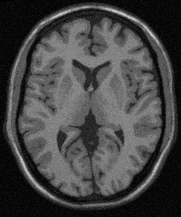
#> input picture 2-ImagenesDigitales/Ejercicio1/ImagenA.pgm, 181 x 217 px
$ python Ejercicio1.py
#> lines starting #> are read from the running program, lines starting #| are printed output that depends on the picture
import cv2
import sys
import numpy as np
import matplotlib.pyplot as plt
from matplotlib.ticker import AutoMinorLocator
from matplotlib.ticker import MultipleLocator
import os.path

def read_pgm_file(file_name, path = r'C:\Users\Propietario\Desktop\ib\5-Maestría\Imágenes Médicas\Practicas\Practica2\archivos-practica2\\'):

    # Para abrir la imagen hay que cambiar el directorio a la carpeta donde está la imagen
#> called with file_name = 'ImagenA.pgm'
    data_dir = os.path.dirname(path)

    # Vemos si la imagen existe
    file_path = os.path.join(data_dir, file_name)
    assert os.path.isfile(file_path), 'file \'{0}\' does not exist'.format(file_path)

    # Leemos la imágen utilizando OpenCV, con la bandera cv2.IMREAD_GRAYSCALE que indica que se leerá en escala de grises
    img = cv2.imread(file_name,flags=cv2.IMREAD_GRAYSCALE)
#> img is the input picture: shape (217, 181); min 0, max 219, mean 67.9

    # Si la imagen se leyó correctamente, mostramos su tamaño sinó mostramos un mensaje de error
    if img is not None:
        print('img.size: ', img.size)
#| img.size:  39277
#| Size of image: (217, 181)
    else:
        print('imread({0}) -> None'.format(file_path))

    return img

def show_img_hist(im, fileout = 'Out_ImagenAHist.pdf'):
    """
    Función que calcula y muestra el histograma de la imagen cargada

    Args:
        im (np.array): Imagen a la que se le calculará el histograma

    Returns:
        None: Simplemente muestra el histograma junto con la imágen
    """
#> called with fileout = 'ImagenAHist.pdf'

    # Calculamos el valor mínimo y máximo de la intensidad de la imagen
    vmin = np.amin(im)
#> vmin = 0
    vmax = np.max(im)
#> vmax = 219

    print("Intensity Min: {}   Max:{}".format(vmin,vmax))
#| Intensity Min: 0   Max:219

    # Calculamos el número de niveles de intensidad
    L = vmax - vmin
#> L = 219
    print("Number of Levels: {}".format(L))
#| Number of Levels: 219
    fig = plt.figure(figsize=(6,8))
    ax1 = plt.subplot(2, 1, 1)
    ax2 = plt.subplot(2, 1, 2)
    imgplot = ax1.imshow(im,cmap='gray', vmin=vmin, vmax=vmax)
    ax1.set_xlabel('x', fontsize = 12)
    ax1.set_ylabel('y', fontsize = 12)
    fig.colorbar(imgplot, ax=ax1)
    # cv2.imshow(infile,img)
    # cv2.waitKey(0)

    # ravel() hace que la matriz de la imagen se convierta en un vector de una sola dimensión y luego calculamos el histograma
    hist, bin_edges = np.histogram(im.ravel(),bins=L)
#> hist = 219 values, max 1026 at index 6, min 0 at index 206, mean 179.3; bin_edges = 220 values from 0 to 219
    print("Histogram: ", len(hist))
#| Histogram:  219
    print("Bin Edges: ", len(bin_edges))
#| Bin Edges:  220
    ax2.bar(bin_edges[2:], hist[1:])
    ax2.set_xlabel('Intensidad', fontsize = 12)
    ax2.set_ylabel('Frecuencia', fontsize = 12)
    plt.savefig(fileout)
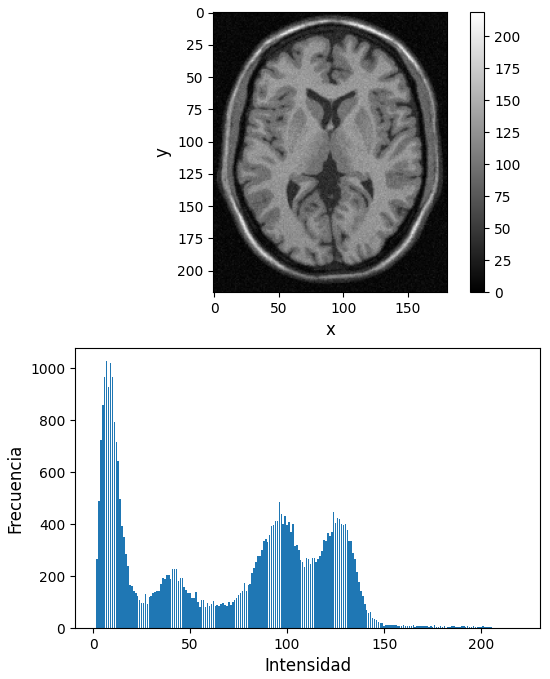
#> figure drawn by matplotlib, 3 panels; panel 2: tallest bar 1026 high, from x = 6.6 to 7.4
    plt.show()


def process_pgm_file(im):
    """
    Como primer procesamiento vamos a hacer un contras stretching de la imagen
    es decir una trasnformacion semilineal T(r) = a * r + b, donde si T(r) > 255 entonces T(r) = 255
    y si T(r) < 0 entonces T(r) = 0

    Args
        im (np.array): Imagen a la que se le aplicará el procesamiento

    Returns
        imout (np.array): Imagen procesada

    """
    im_copy = im.copy()

    # [5 lines of commented-out code are left out]

    a = 2
    b = -95

    def constrast_stretching(x):
        result = a * x + b
        if result > 255:
            result = 255
        elif result < 0:
            result = 0
        return result

    # [8 lines of commented-out code are left out]

    for i in range(im.shape[0]):
        for j in range(im.shape[1]):
            im_copy[i,j] = constrast_stretching(im[i,j])
#> this loop made 217 passes
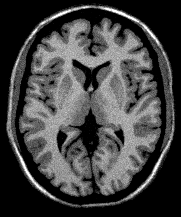
#> im_copy: shape (217, 181); min 0, max 255, mean 66.5

    imout = im_copy

    return imout

if __name__ == "__main__":

    infile = 'ImagenA.pgm'
    outfile = 'Out_ImagenA.pgm'

    img = read_pgm_file(infile)

    # La imágen es de 217 x 181 pixeles y la tenemos como un array
    im = np.array(img)
    print(f"Size of image: {im.shape}")

    show_img_hist(im, 'ImagenAHist.pdf')

    imout = process_pgm_file(im)

    show_img_hist(imout, 'Out_ImagenAHist.pdf')
#> call 2 of show_img_hist, with fileout = 'Out_ImagenAHist.pdf'
#| Intensity Min: 0   Max:255
#| Number of Levels: 255
#| Histogram:  255
#| Bin Edges:  256
#> in show_img_hist (call 2), `plt.savefig(fileout)`:
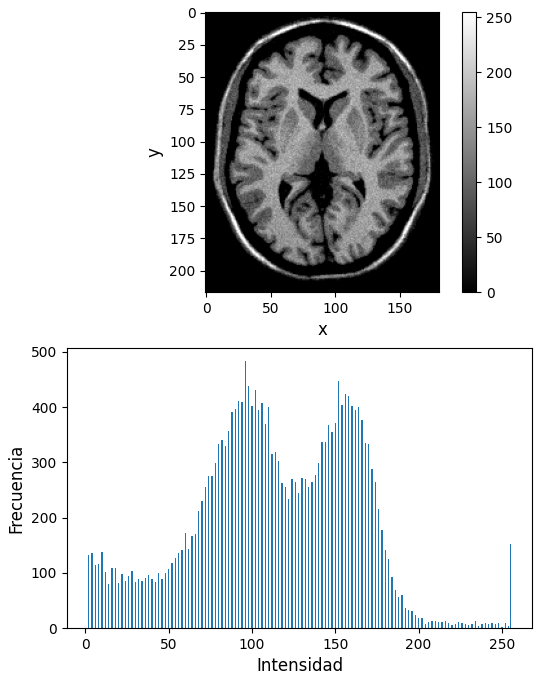
#> figure drawn by matplotlib, 3 panels; panel 2: tallest bar 483 high, from x = 95.6 to 96.4

    cv2.imwrite(outfile,imout,[cv2.IMWRITE_PXM_BINARY,0])
